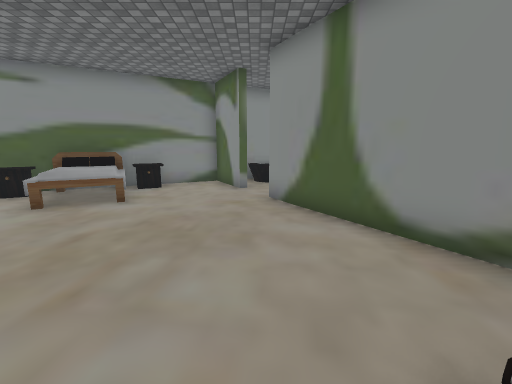
[1] (above)

24 first-person views from a walk through a 3-D level made in the Unity game engine. The camera is 1.5 m above the floor, tilts 10° down and sees 90° across. The floor is counted in squares, 1 m on a side. Each view is taken from the middle of a square. On the plan, view 1 faces up. The plan holds only what a view shows up to about 13 squares ahead; the rest is blank. The place goes on beyond the plan. The player character is not drawn. Some animated figures are not drawn. Some surface patterns are stand-ins.

[2]
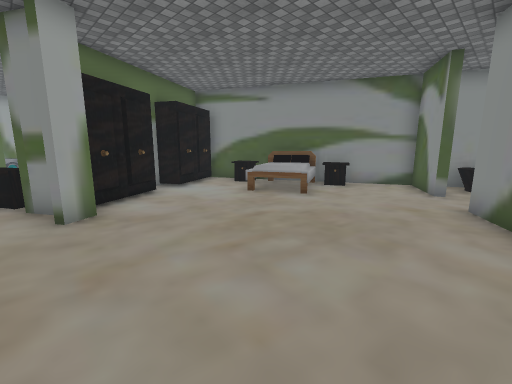

[3]
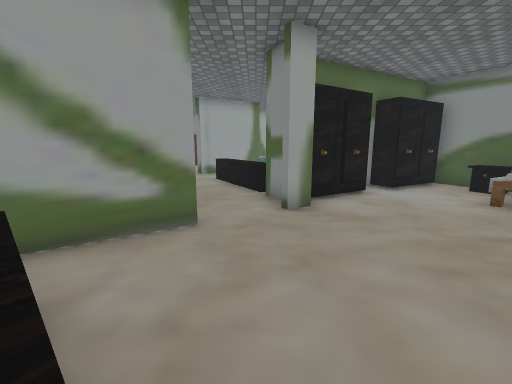

[4]
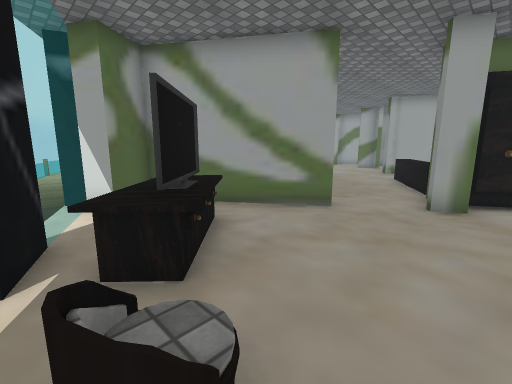

[5]
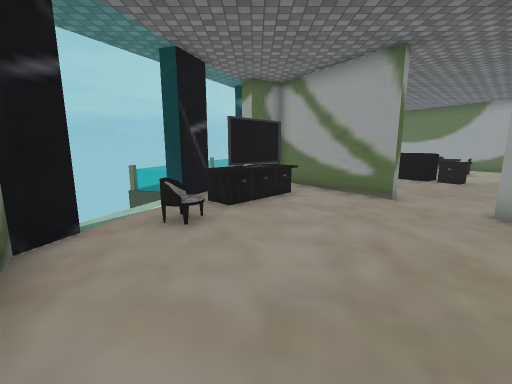

[6]
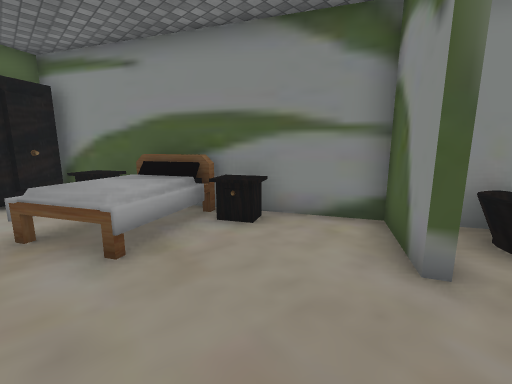

[7]
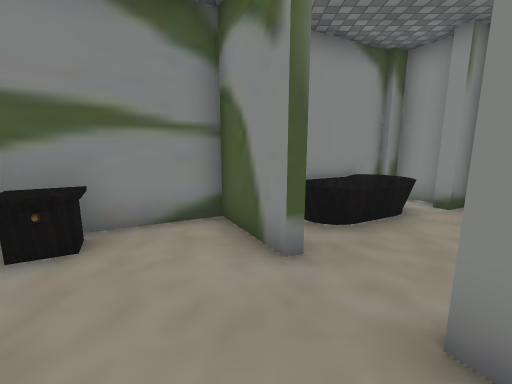

[8]
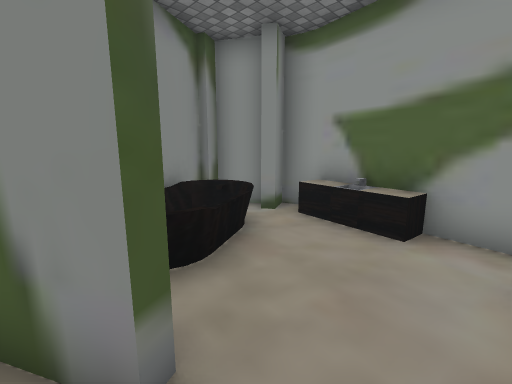

[9]
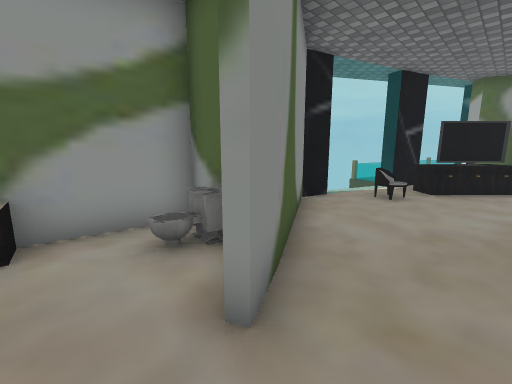

[10]
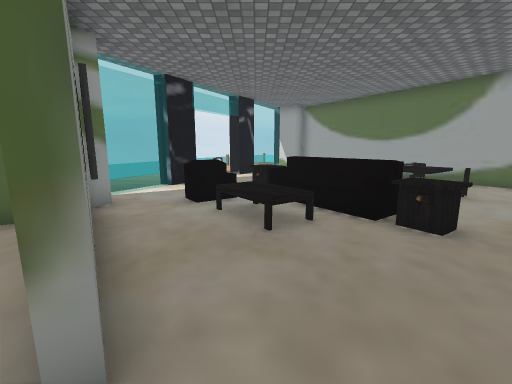

[11]
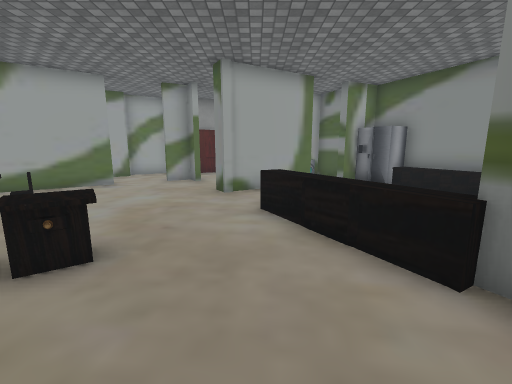

[12]
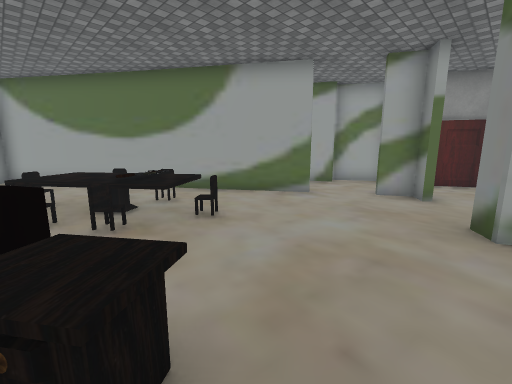

[13]
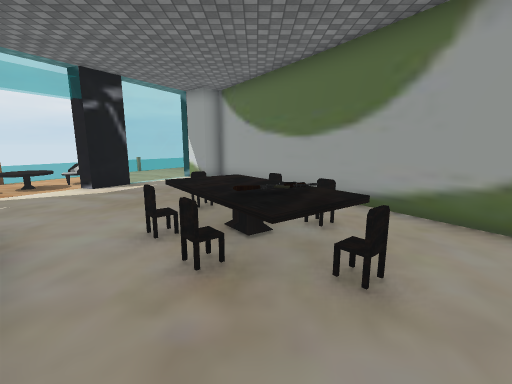

[14]
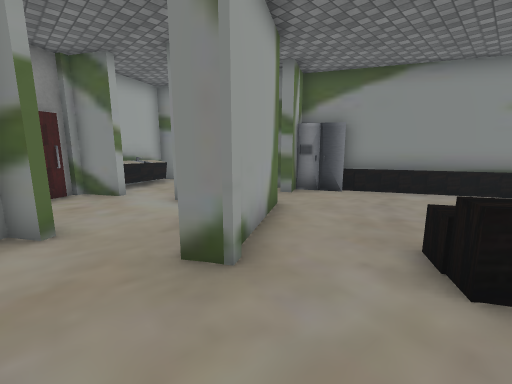

[15]
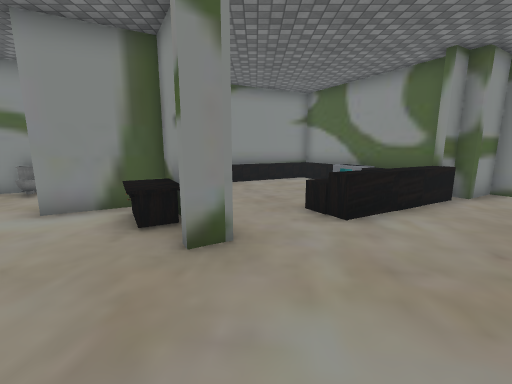

[16]
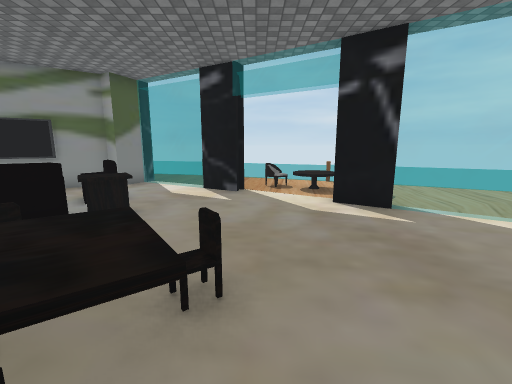

[17]
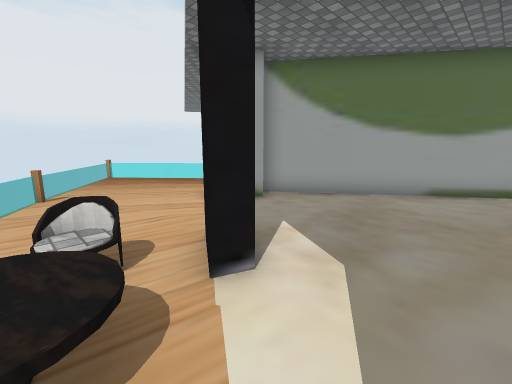

[18]
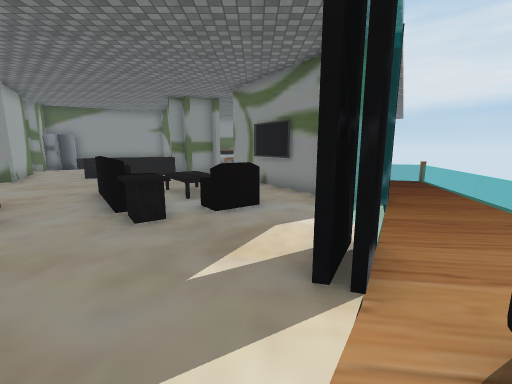

[19]
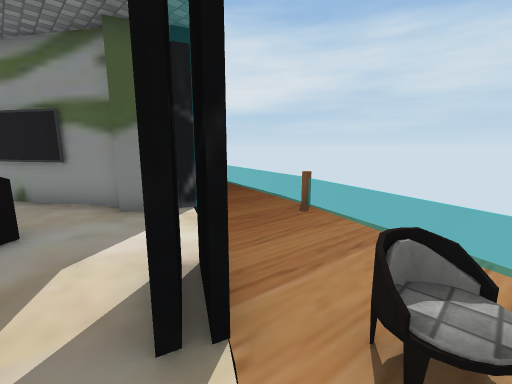

[20]
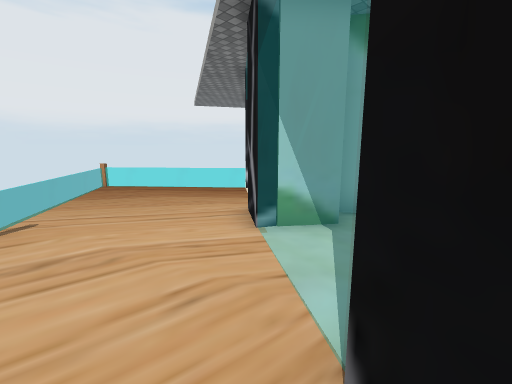

[21]
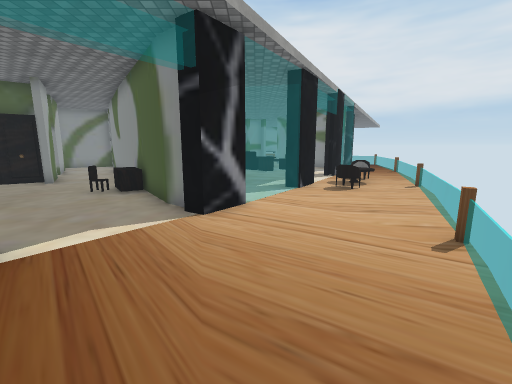

[22]
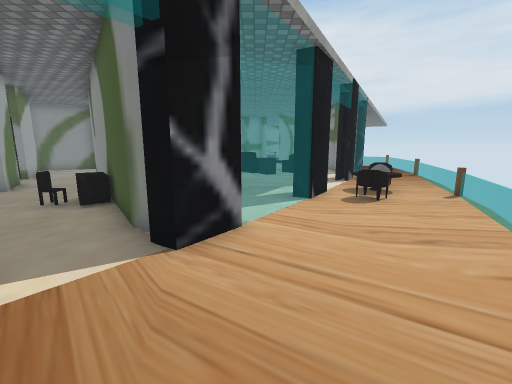

[23]
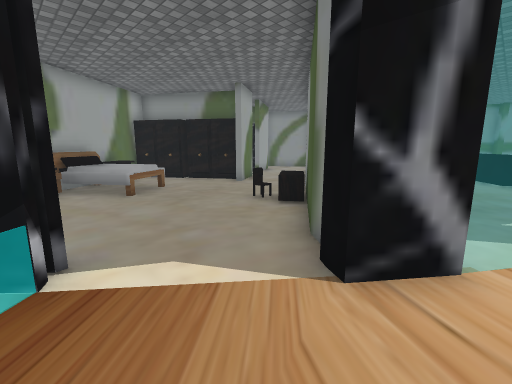

[24]
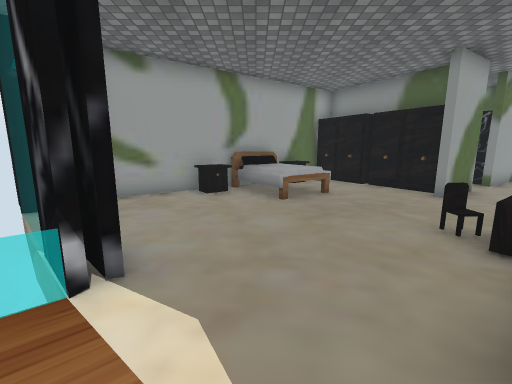

### Floor plan
Key: @ floor where view 1 was taken; # wall or solid block; . floor; = window, fence, low wall or low ledge; ^ raised ledge; T tub; B bed; C chair; A TV; S sink; I toilet; F fridge; H shower; O other object.
Columns run from 23 left of view 1 to 5 right of it. Each row starts with its distance up from view 1.
 14                         ####
 13                       ###T.#
 12                     ###TTT.##
 11                    ##.#TTT.S#
 10                 ###^..#....S
  9                ##BBB.......#
  8              ##^BBBB.......#
  7              #O=.BBB....##I#
  6           ####O...B......###
  5         ###^.^OO.........##
  4       ###^... #...........#
  3       #FF.... ^OO.........#
  2   #  ###.....  #O.........#
  1 ###I OO......  ^##.......C#
  0 #S..  O##...  ^^.......@..=
 -1 ##S..####..=^^^........AA.=
 -2  #S.....^#..^......##.AAO#=#
 -3  ###.....#..........#.OO==.=
 -4   #O...........^....AA  # .=
 -5   ##..#.......=^.^^..###=..=
 -6    #  #........=O.^^..##=..=
 -7    #...........#=O..O.##..=#
 -8    #....#...^^=.#=.O...=..=
 -9    ###..##..^O^..^^...=...=
-10      HH..#..^^^=.....#=...=
-11       #..##..^^......#...=#
-12       ....##.............=
-13        #...#..........C.=#
-14        O#..##........^^.=
-15      #O.....#.....##.^..=
-16     OO......^#....=..C.=#
-17    #O........##..=.....=
-18    ##^.BB.....###=....=#
-19     ##BBBB......#.....=
-20      #BBB............=#
-21      ##B............==
-22       ##=....#=.....=#
-23        #.... #=....=#
-24        ##.    #=...=
-25           ==   #=.=#
-26          ###    #==

Positions as (right, up) in squares from view 1, and headings:
1: (0, 0), facing up
2: (1, 0), facing up-left
3: (1, 0), facing left
4: (2, 2), facing down-left
5: (0, 6), facing down
6: (0, 6), facing up-left
7: (-1, 6), facing up
8: (-1, 8), facing up-right
9: (-1, 9), facing down-right
10: (-5, 0), facing down
11: (-5, -2), facing left
12: (-8, -3), facing down-left
13: (-10, -5), facing down
14: (-11, -5), facing up-left
15: (-13, -7), facing up
16: (-11, -12), facing right
17: (-2, -12), facing down-left
18: (-3, -14), facing up
19: (-3, -13), facing up-right
20: (-3, -15), facing down-left
21: (-6, -25), facing up
22: (-6, -23), facing up
23: (-6, -22), facing up-left
24: (-7, -20), facing left
